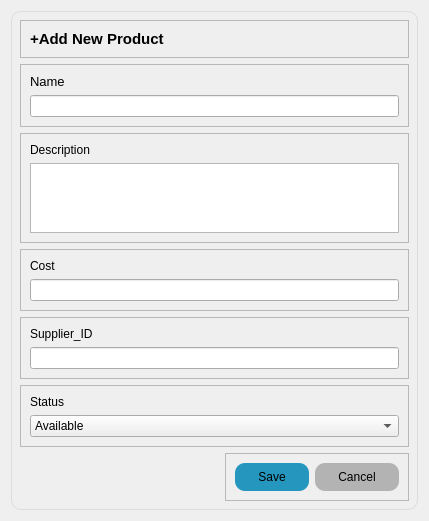
<?xml version="1.0" encoding="UTF-8"?>
<ui version="4.0">
 <class>Dialog</class>
 <widget class="QDialog" name="Dialog">
  <property name="geometry">
   <rect>
    <x>0</x>
    <y>0</y>
    <width>429</width>
    <height>516</height>
   </rect>
  </property>
  <property name="windowTitle">
   <string>Dialog</string>
  </property>
  <property name="styleSheet">
   <string notr="true">#save {
	background-color: #2596be;
	padding:7px 23px;
	border-radius:10px;
}
#cancel {
	
	background-color: rgb(179, 179, 179);
	padding: 7px 23px;
	border: none;
	border-radius: 10px;
}
#save:hover{
	background-color:#18647e;
	
}
#cancel:hover {
	background-color:#18647e;
}
#widget {
	border:1px solid #dcdcdc;
	border-radius: 10px;
}
</string>
  </property>
  <layout class="QVBoxLayout" name="verticalLayout">
   <item>
    <widget class="QWidget" name="widget" native="true">
     <layout class="QVBoxLayout" name="verticalLayout_2">
      <item>
       <widget class="QFrame" name="frame">
        <property name="frameShape">
         <enum>QFrame::StyledPanel</enum>
        </property>
        <property name="frameShadow">
         <enum>QFrame::Raised</enum>
        </property>
        <layout class="QVBoxLayout" name="verticalLayout_8">
         <item>
          <widget class="QLabel" name="label">
           <property name="font">
            <font>
             <pointsize>11</pointsize>
             <weight>75</weight>
             <bold>true</bold>
            </font>
           </property>
           <property name="text">
            <string>+Add New Product</string>
           </property>
          </widget>
         </item>
        </layout>
       </widget>
      </item>
      <item>
       <widget class="QFrame" name="frame_2">
        <property name="frameShape">
         <enum>QFrame::StyledPanel</enum>
        </property>
        <property name="frameShadow">
         <enum>QFrame::Raised</enum>
        </property>
        <layout class="QVBoxLayout" name="verticalLayout_3">
         <item>
          <widget class="QLabel" name="label_2">
           <property name="font">
            <font>
             <pointsize>10</pointsize>
             <weight>50</weight>
             <bold>false</bold>
            </font>
           </property>
           <property name="text">
            <string>Name</string>
           </property>
          </widget>
         </item>
         <item>
          <widget class="QLineEdit" name="name"/>
         </item>
        </layout>
       </widget>
      </item>
      <item>
       <widget class="QFrame" name="frame_3">
        <property name="frameShape">
         <enum>QFrame::StyledPanel</enum>
        </property>
        <property name="frameShadow">
         <enum>QFrame::Raised</enum>
        </property>
        <layout class="QVBoxLayout" name="verticalLayout_4">
         <item>
          <widget class="QLabel" name="label_3">
           <property name="text">
            <string>Description</string>
           </property>
          </widget>
         </item>
         <item>
          <widget class="QTextEdit" name="description"/>
         </item>
        </layout>
       </widget>
      </item>
      <item>
       <widget class="QFrame" name="frame_4">
        <property name="frameShape">
         <enum>QFrame::StyledPanel</enum>
        </property>
        <property name="frameShadow">
         <enum>QFrame::Raised</enum>
        </property>
        <layout class="QVBoxLayout" name="verticalLayout_5">
         <item>
          <widget class="QLabel" name="label_4">
           <property name="text">
            <string>Cost</string>
           </property>
          </widget>
         </item>
         <item>
          <widget class="QLineEdit" name="cost"/>
         </item>
        </layout>
       </widget>
      </item>
      <item>
       <widget class="QFrame" name="frame_5">
        <property name="frameShape">
         <enum>QFrame::StyledPanel</enum>
        </property>
        <property name="frameShadow">
         <enum>QFrame::Raised</enum>
        </property>
        <layout class="QVBoxLayout" name="verticalLayout_6">
         <item>
          <widget class="QLabel" name="label_5">
           <property name="text">
            <string>Supplier_ID</string>
           </property>
          </widget>
         </item>
         <item>
          <widget class="QLineEdit" name="supplier_id"/>
         </item>
        </layout>
       </widget>
      </item>
      <item>
       <widget class="QFrame" name="frame_6">
        <property name="frameShape">
         <enum>QFrame::StyledPanel</enum>
        </property>
        <property name="frameShadow">
         <enum>QFrame::Raised</enum>
        </property>
        <layout class="QVBoxLayout" name="verticalLayout_7">
         <item>
          <widget class="QLabel" name="label_6">
           <property name="text">
            <string>Status</string>
           </property>
          </widget>
         </item>
         <item>
          <widget class="QComboBox" name="status">
           <item>
            <property name="text">
             <string>Available</string>
            </property>
           </item>
           <item>
            <property name="text">
             <string>UnAvailable</string>
            </property>
           </item>
          </widget>
         </item>
        </layout>
       </widget>
      </item>
      <item alignment="Qt::AlignRight">
       <widget class="QFrame" name="frame_7">
        <property name="frameShape">
         <enum>QFrame::StyledPanel</enum>
        </property>
        <property name="frameShadow">
         <enum>QFrame::Raised</enum>
        </property>
        <layout class="QHBoxLayout" name="horizontalLayout">
         <item>
          <widget class="QPushButton" name="save">
           <property name="text">
            <string>Save</string>
           </property>
          </widget>
         </item>
         <item>
          <widget class="QPushButton" name="cancel">
           <property name="text">
            <string>Cancel</string>
           </property>
          </widget>
         </item>
        </layout>
       </widget>
      </item>
     </layout>
    </widget>
   </item>
  </layout>
 </widget>
 <resources/>
 <connections/>
</ui>
